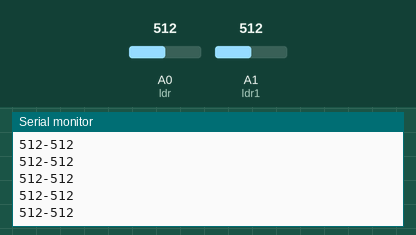
A sketch run on a simulated Arduino Uno, built with avr-gcc and run on an emulated ATmega328P. Parts: the last lines printed to the serial monitor. The inputs (shaded band) are chosen by the test bench; at power-on: A0 (ldr) = 512, A1 (ldr1) = 512.

Above: at 1.2 s.
1.3 s: A0 (ldr) set to 716
At 1.38 s:
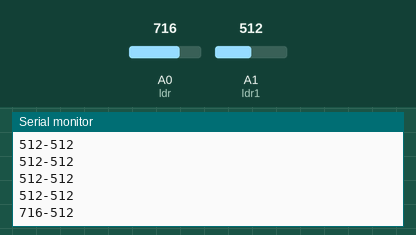
2.8 s: A1 (ldr1) set to 716
At 2.8 s:
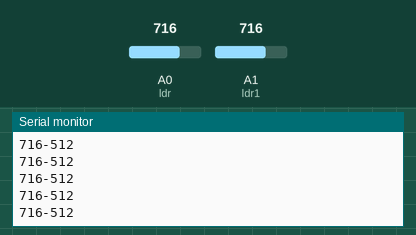
4.3 s: A0 (ldr) set to 900
At 4.31 s:
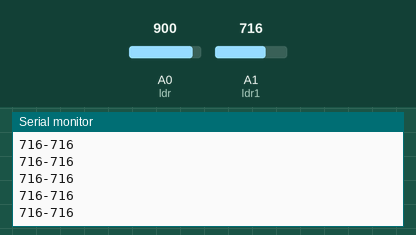
5.8 s: A1 (ldr1) set to 900
At 5.83 s:
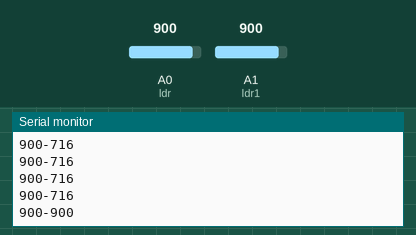
Timing chart, 0 to 8.3 s (numbered marks = the images above; inputs shaded):
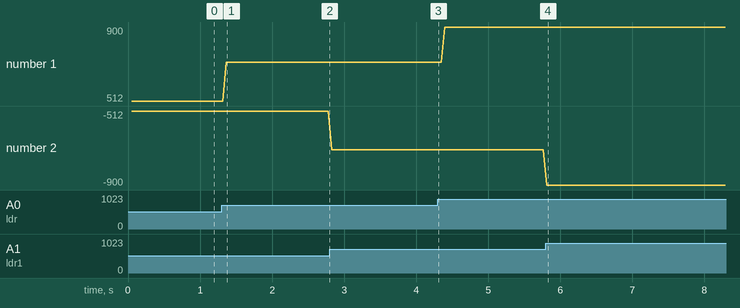

The sketch:

ldr.ino
```cpp
int ldr =0,ldr1=1;
int ldrv=0,ldrv1=0;
void setup() {
  Serial.begin(9600);
  }

void loop() {
 ldrv=analogRead(ldr);
 delay(50);
 ldrv1=analogRead(ldr1);
 Serial.print(ldrv);
 Serial.print("-");
 Serial.println(ldrv1);

}
```

Measured:
- after the input at 1.3 s, the serial monitor: prints a new line after 0.07 s (image 1)
- after the input at 5.8 s, the serial monitor: prints a new line at once (image 4)
- plotted number 1: 512 → 716 after the input at 1.3 s, 716 → 900 after the input at 4.3 s
- plotted number 2: -512 → -716 after the input at 2.8 s, -716 → -900 after the input at 5.8 s
